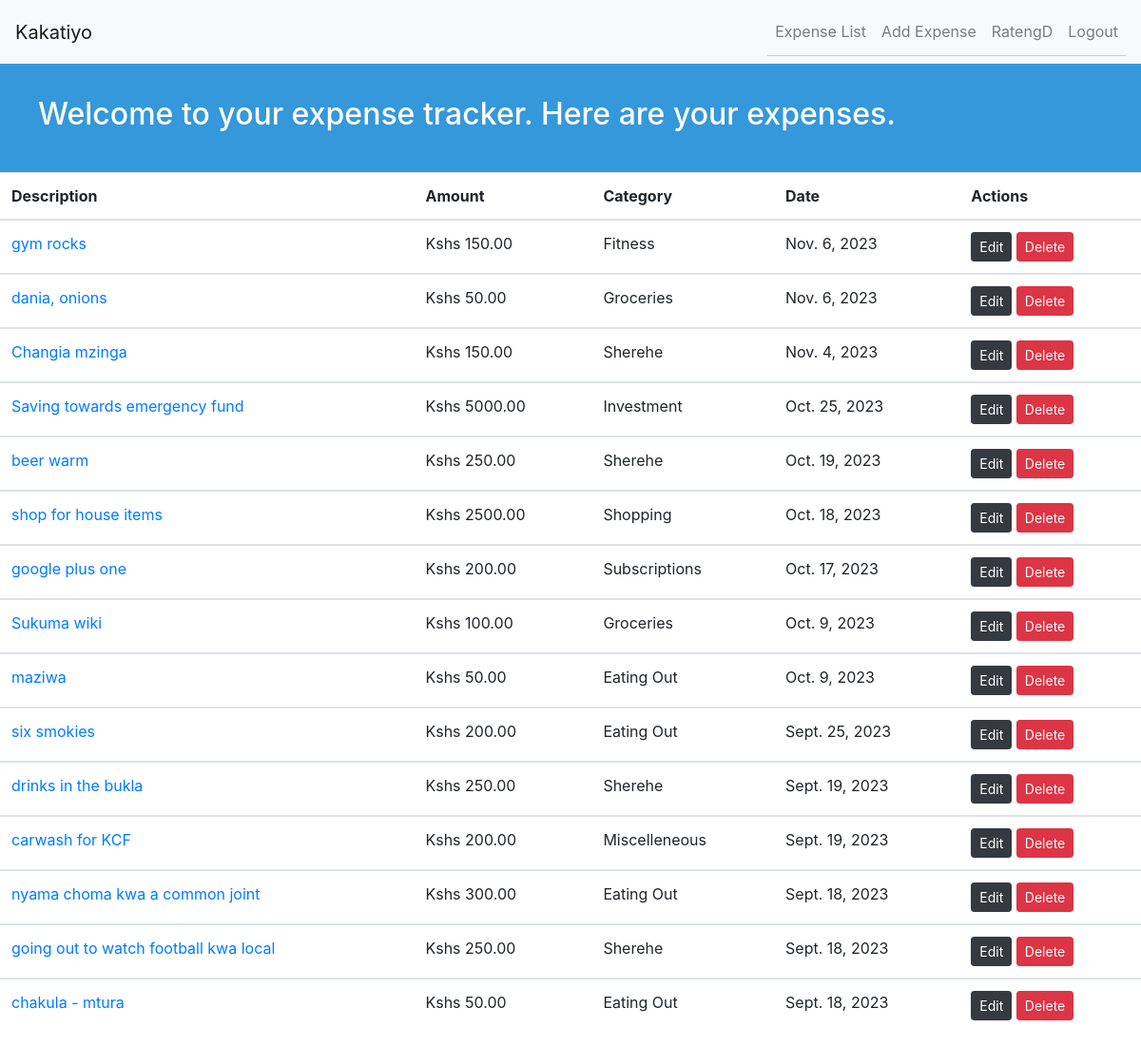
The page /expense/ (signed in) on the database as committed earlier.
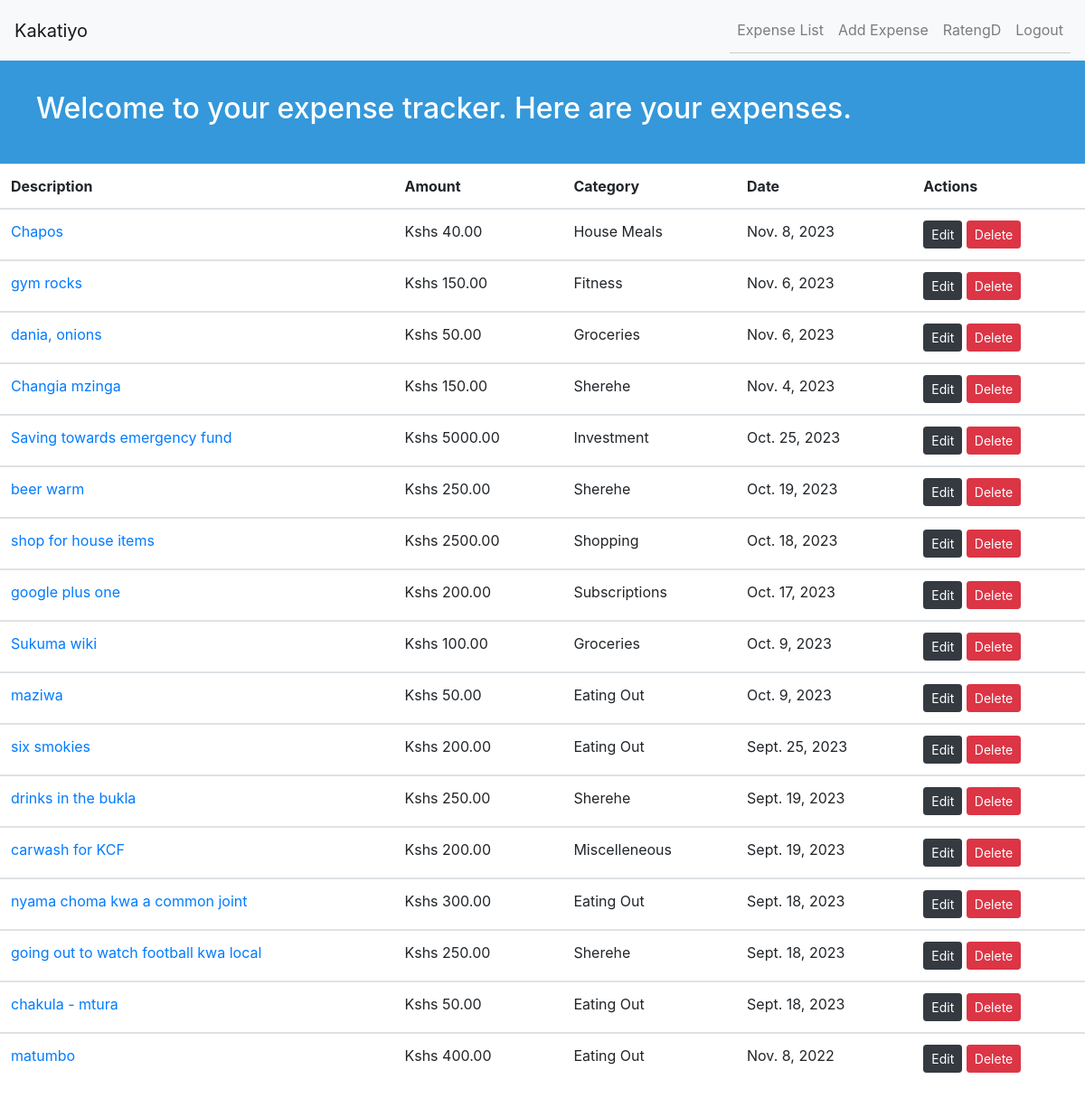
The same page on the database as committed later.
### tracker/models.py (models this page shows, shortened)
class Expense(models.Model):
    user = models.ForeignKey(User, on_delete=models.CASCADE)
    date = models.DateField()
    description = models.CharField(max_length=200)
    amount = models.DecimalField(max_digits=10, decimal_places=2)
    category = models.ForeignKey(
        Category, on_delete=models.SET_NULL, null=True, blank=True)

class Category(models.Model):
    name = models.CharField(max_length=100)
    def __str__(self):
        return self.name

### tracker/views.py (the view)
# urls.py: path('expense/', expense_list, name="expense_list"),
@login_required
def expense_list(request):
    expenses = Expense.objects.filter(user=request.user).order_by('-date')
    return render(request, 'tracker/expense_list.html', {'expenses': expenses})

### tracker/templates/tracker/expense_list.html
{% extends 'base.html' %} {% block content %}
<header class="py-4" style="background-color: #3498db; color: #fff">
	<div class="container">
		<div class="row">
			<h2>Welcome to your expense tracker. Here are your expenses.</h2>
		</div>
	</div>
</header>
<table class="table table-hover">
	<thead>
		<tr>
			<th scope="col">Description</th>
			<th scope="col">Amount</th>
			<th scope="col">Category</th>
			<th scope="col">Date</th>
			<th scope="col">Actions</th>
		</tr>
	</thead>
	{% for expense in expenses %}
	<tbody>
		<tr>
			<td scope="row">
				<a href="{% url 'expense_detail' expense.id %}">
					{{ expense.description }}</a
				>
			</td>
			<td>Kshs {{ expense.amount }}</td>
			<td>{{ expense.category }}</td>
			<td>{{ expense.date }}</td>
			<td>
				{% if user.is_authenticated %}
				<a
					href="{% url 'edit_expense' expense.id %}"
					class="btn btn-dark btn-sm"
					>Edit</a
				>
				<a
					href="{% url 'delete_expense' expense.id %}"
					class="btn btn-danger btn-sm"
					>Delete</a
				>
				{% endif %}
			</td>
		</tr>
	</tbody>
	{% endfor %}
</table>
{% endblock content %}

Rows that differ between the two databases and show on the page:
added Expense: description "Chapos", amount "40.00", category "House Meals", date "Nov. 8, 2023"
added Expense: description "matumbo", amount "400.00", category "Eating Out", date "Nov. 8, 2022"
